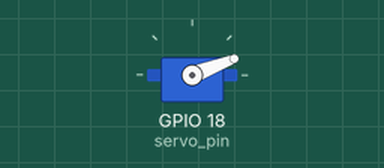
The sketch below on a simulated ESP32. Parts: servo.

Above: at 2.1 s.
At 10.5 s:
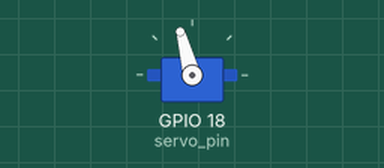
At 19.1 s:
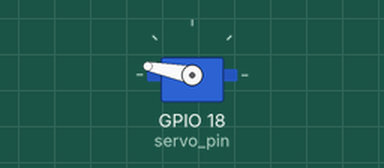
At 36.05 s:
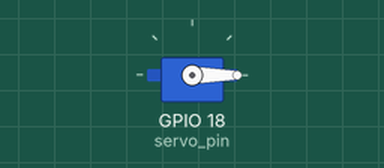
Timing chart, 0 to 40.0 s (numbered marks = the images above):
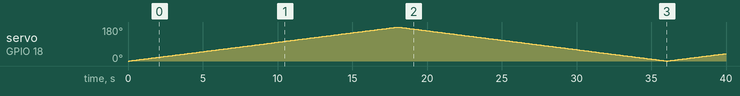

Measured:
- by itself, servo on GPIO 18 (servo_pin): 0° → 1° at 0.10 s, → 2° 0.10 s later, → 3° 0.10 s later, → 4° 0.10 s later, … (399 changes in this stretch)

The sketch:

servo_test.ino
```cpp
#include<ESP32Servo.h>
Servo myservo;
int servo_pin = 18;
int i;

void setup() {
  Serial.begin(9600);
  myservo.attach(servo_pin);
  myservo.write(0);

}

void loop() {
   for(i = 0 ; i < 180 ; i++){
    myservo.write(i);
    delay(100);
   }
   if(i == 180){
    for( i ; i > 0 ; i--){
      myservo.write(i);
      delay(100);
    }
   }

}
```
